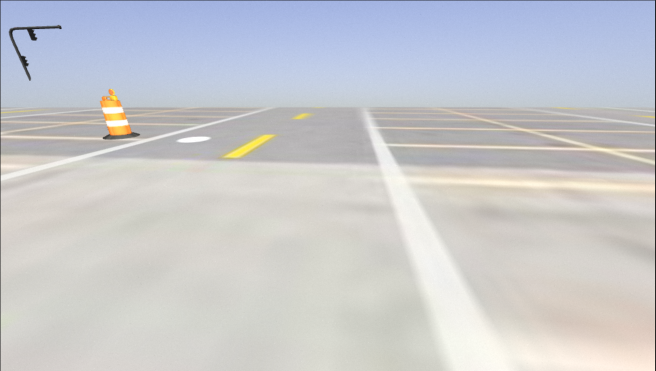
#> input picture src/vision_py/utils/image.png, 1312 x 742 px (shown at 1/2 size)
$ python hsv_trackbar.py
#> lines starting #> are read from the running program, lines starting #| are printed output that depends on the picture; after the words box and inside, x2 and y2 are one past the last pixel; in counts of white or black regions, pixels touching at a corner belong together
import cv2 as cv
import numpy as np
import os

script_dir = os.path.dirname(os.path.abspath(__file__))
image_path = os.path.join(script_dir, "image.png")
image_path = os.path.normpath(image_path)

if not os.path.exists(image_path):
    print("Image path does not exist")

image = cv.imread(image_path)
#> image is the input picture: shape (742, 1312, 3); mean B, G, R 205.6, 202.3, 201.2

def callback(x):
    pass

cv.namedWindow('Trackbars')
cv.resizeWindow('Trackbars', 640, 240)
cv.createTrackbar("Hue Min", "Trackbars", 0, 179, callback)
#> slider 'Hue Min' is set to 35
cv.createTrackbar("Hue Max", "Trackbars", 179, 179, callback)
cv.createTrackbar("Sat Min", "Trackbars", 0, 255, callback)
#> slider 'Sat Min' is set to 51
cv.createTrackbar("Sat Max", "Trackbars", 255, 255, callback)
cv.createTrackbar("Val Min", "Trackbars", 0, 255, callback)
#> slider 'Val Min' is set to 51
cv.createTrackbar("Val Max", "Trackbars", 255, 255, callback)

while True:
    blurred_image = cv.GaussianBlur(image, (5, 5), 0)
    hsv = cv.cvtColor(blurred_image, cv.COLOR_BGR2HSV)
#> hsv: shape (742, 1312, 3); mean H, S, V 54.6, 22.8, 213.4

    h_min = cv.getTrackbarPos("Hue Min", "Trackbars")
    h_max = cv.getTrackbarPos("Hue Max", "Trackbars")
    s_min = cv.getTrackbarPos("Sat Min", "Trackbars")
    s_max = cv.getTrackbarPos("Sat Max", "Trackbars")
    v_min = cv.getTrackbarPos("Val Min", "Trackbars")
    v_max = cv.getTrackbarPos("Val Max", "Trackbars")

    lower = np.array([h_min, s_min, v_min])
    upper = np.array([h_max, s_max, v_max])

    mask = cv.inRange(hsv, lower, upper)
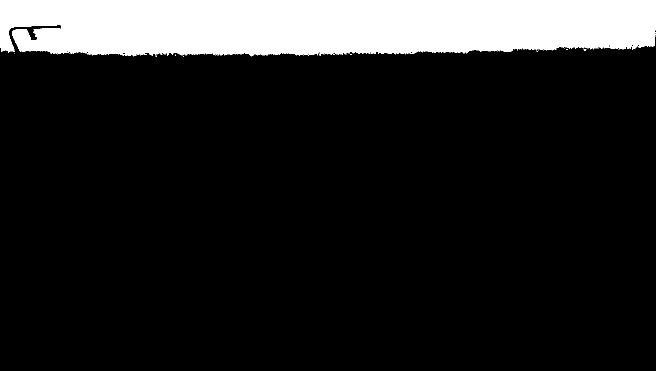
#> mask: shape (742, 1312) (shown at 1/2 size); 13.9% white; 30 white regions (29 under 20 px), largest, box (x1, y1, x2, y2) and area: (0, 0, 1312, 113) 135042

    result = cv.bitwise_and(image, image, mask=mask)
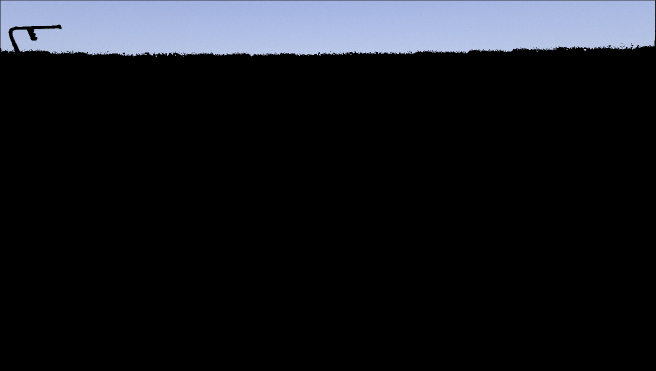
#> result: shape (742, 1312, 3) (shown at 1/2 size); mean B, G, R 31.3, 25.9, 23.8
    cv.imshow("Original", image)
    cv.imshow("Mask", mask)
    cv.imshow("Result", result)

    key = cv.waitKey(1) & 0xFF
#> (key q is pressed here)

    if key == ord('q'):
        break

cv.destroyAllWindows()
